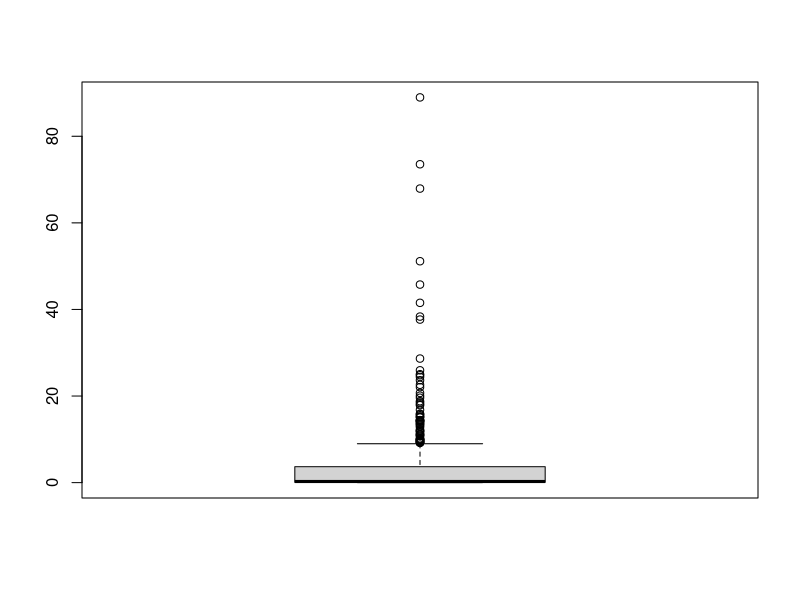
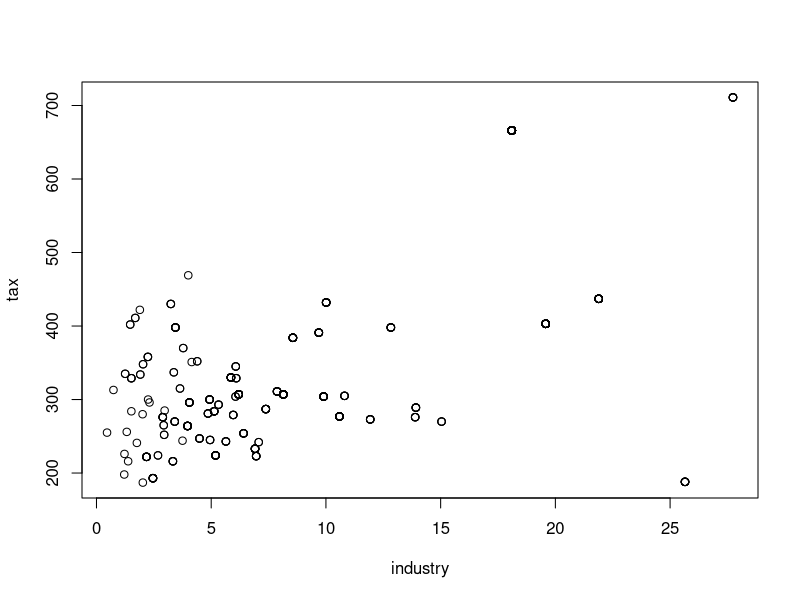
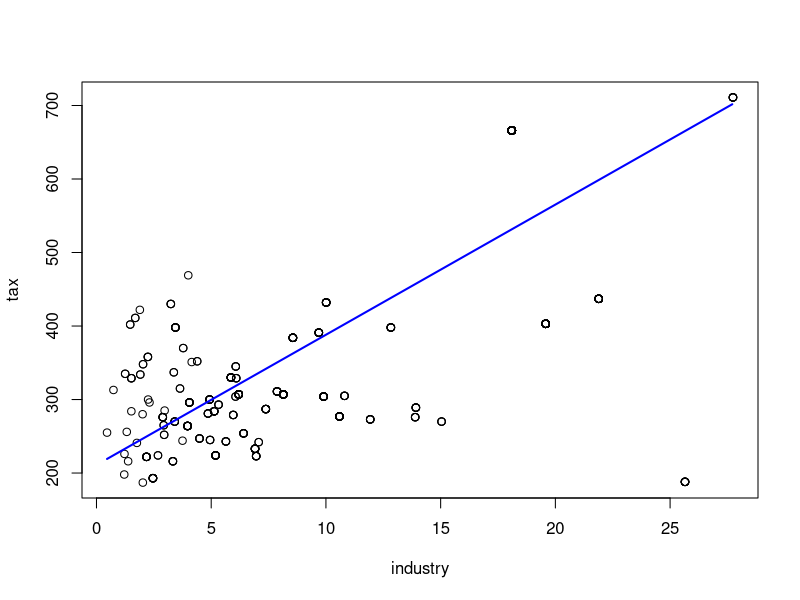
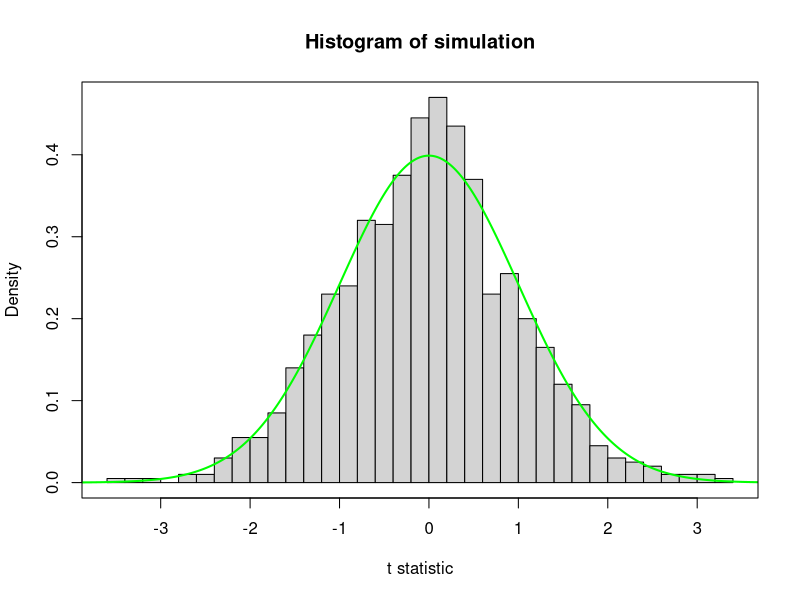
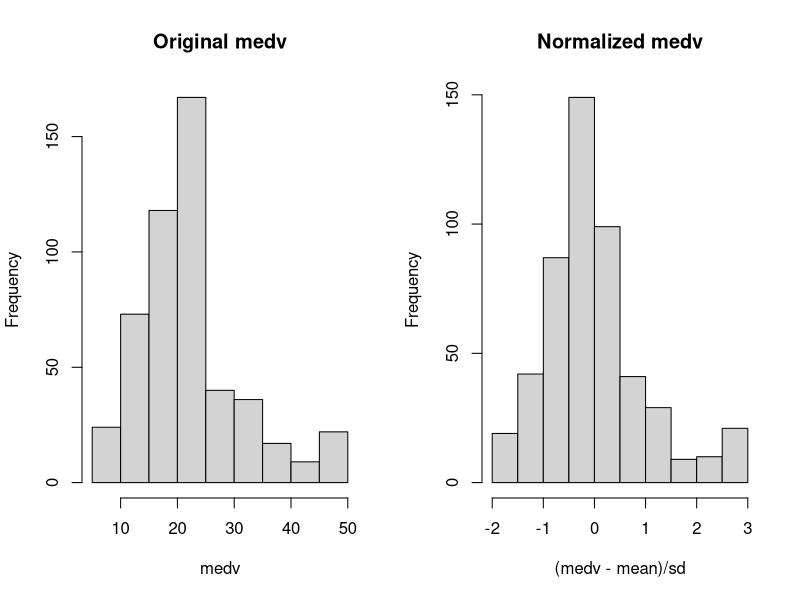

The R script that drew these images, in order:
## ---- chunk 1
# Call the help page of the command help
help(help)
## ---- chunk 2
x = 3
x

y = x
y

x = 5
x = x^2
x

z = x*y
z



## ---- chunk 3
  numeric_vec = c(1, 2, 3, 4, 5)
  char_vec = c("apple", "banana", "cherry")
  logical_vec = c(TRUE, FALSE, TRUE)
## ---- chunk 4
  A = matrix(1:9, nrow = 3)
## ---- chunk 5
  df = data.frame(
  ID = 1:3,
  Name = c("Alice", "Bob", "Charlie"),
  Score = c(90, 85, 88)
)
## ---- chunk 6
L = list(
  numbers = 1:5,
  words = c("hello", "world"),
  data = df
)
## ---- chunk 7
grades = factor(c("low", "medium", "high", "medium", "low"))
## ---- chunk 8
vec = c(3, 5, 7, 9, 11, 13, 15)
vec
## ---- chunk 9
help(seq)
## ---- chunk 10
vec2 = seq(3, 15, 2)
vec2
## ---- chunk 11
s = seq(from = 1, to = 10, length.out = 10)
s
## ---- chunk 12
a = c(1,2,3,4)
b = c(5,6,7,8)
a*b           # elementwise
a%*%b         # scalar product
## ---- chunk 13
vec[1:3]
vec[c(2:5,7)]
## ---- chunk 14
s = vec

sum = 0
for(i in 1:length(s)){
  sum=sum+s[i]
}
sum
## ---- chunk 15
i = 1
sum = 0
while(i<=length(s)){
  sum = sum + s[i]
  i = i+1
}
sum
## ---- chunk 16
name = function(argument1, argument2, argument3 = a,...){
  procedure
  return(result)
}
## ---- chunk 17
our_mean = function(x){
  result = sum(x)/length(x)
  return(result)
}

our_mean(a)
identical(our_mean(a), mean(a))
## ---- chunk 18
library(MASS)
Bost = Boston
## ---- chunk 19
View(Bost)
## ---- chunk 20
names(Bost)
## ---- chunk 21
summary(Bost)
## ---- chunk 22
mean(Bost[,1])
var(Bost[,1])
range(Bost[,1])
quantile(Bost[,1])
boxplot(Bost[,1])
## ---- chunk 23
cor(Bost$tax, Bost$indus)
## ---- chunk 24
plot(Bost$indus, Bost$tax, xlab = 'industry', ylab = 'tax')
## ---- chunk 25
result = lm(tax ~ indus, data = Bost)
## ---- chunk 26
summary(result)
## ---- chunk 27
x = seq(min(Bost[,"indus"]), max(Bost[,"indus"]), by = 0.05)
y = result$coefficients[1] + result$coefficients[2]*x
plot(Bost[,'indus'], Bost[,'tax'], xlim = range(Bost[,'indus']), ylim = range(Bost[,'tax']), xlab = 'industry', ylab = 'tax')
lines(x, y, lwd = 2, col = "blue")
## ---- chunk 28
set.seed(123)                   
x = rnorm(10, mean = 0, sd = 1)
x
## ---- chunk 29
x = runif(100)
u = rnorm(100, sd = 2)
y = 1 + 2*x + u
## ---- chunk 30
estim = lm(y~x)
coeff = estim$coefficients
covariance = vcov(estim)
## ---- chunk 31
t = (coeff[2]-2)/sqrt(covariance[2,2])
## ---- chunk 32
statistic = function(){
  x = runif(100)
  u = rnorm(100, sd = 2)
  y = 1 + 2*x + u
  estim = lm(y~x)
  coeff = estim$coefficients
  covariance = vcov(estim)
  t = (coeff[2]-2)/sqrt(covariance[2,2])
  return(t)
}
## ---- chunk 33
set.seed(123)
N_MC = 1000 # number of replications in the simulation
simulation = replicate(N_MC, statistic())
## ---- chunk 34
# empirical:
hist(simulation, breaks = 40, probability = T, xlab = "t statistic")

# theoretical:
x = seq(-5, 5, length.out = 10000)
y = dnorm(x, sd = 1)
lines(x, y, col = "green", lwd = 2)
box()
## ---- chunk 35
x = c(1:5)
y = seq(1,5)
x
y

## ---- chunk 36
x * y

## ---- chunk 37
A = matrix(1:9,  nrow = 3, byrow = TRUE)
B = matrix(10:18, nrow = 3, byrow = TRUE)
## ---- chunk 38
A %*% t(A)

## ---- chunk 39

row_sum = function(mat) {
  nr = nrow(mat)
  res = numeric(nr) # Create empty vector of length nr to fill up
  for (i in seq_len(nr)) {
    s = 0
    for (j in seq_len(ncol(mat))) {
      s = s + mat[i, j]
    }
    res[i] = s
  }
  res
}

col_sum = function(mat) {
  nc = ncol(mat)
  res = numeric(nc)
  for (j in seq_len(nc)) {
    s = 0
    for (i in seq_len(nrow(mat))) {
      s = s + mat[i, j]
    }
    res[j] = s
  }
  res
}

overall_mean = function(mat) {
  total = 0
  nr = nrow(mat)
  nc = ncol(mat)
  for (i in seq_len(nr)) {
    for (j in seq_len(nc)) {
      total = total + mat[i, j]
    }
  }
  total / (nr * nc)
}

# Test on A and B
A <- matrix(1:9, 3, 3)
B <- matrix(10:18, 3, 3)

row_sum(A)
col_sum(A)
overall_mean(A)

row_sum(B)
col_sum(B)
overall_mean(B)

## ---- chunk 40

trace_matrix = function(mat) {
  n = nrow(mat)
  tr = 0
  for (i in seq_len(n)) {
    tr = tr + mat[i, i]
  }
  tr
}

# Test on A and B
A <- matrix(1:9, 3, 3)
B <- matrix(10:18, 3, 3)

trace_matrix(A)
trace_matrix(B)

## ---- chunk 41
cumprod_loop = function(v) {
  n = length(v)
  out = numeric(n) # Create empty vector to store cumulative products
  p = 1
  for (i in seq_len(n)) {
    p = p * v[i]
    out[i] = p
  }
  out
}

# Test on x
cumprod_loop(x)
cumprod(x)  # built‐in function

## ---- chunk 42

max_vector_1 = function(a, b) {
  result = numeric(length(a))
  for (i in a) {
    if (a[i] >= b[i]) {
      result[i] <- a[i]
    } else {
      result[i] <- b[i]
    }
  }
  result
}


# Alternatively, we can use sapply(). sapply() takes a vector (or list) and applies 
# a given function to each element, simplifying the result to a vector (or list).
max_vector_2 = function(a, b) {
  sapply(a, function(i) max(a[i], b[i]))
}

# Test on x and y
max_vector_1(x, y)
max_vector_2(x, y)
pmax(x, y)  # built‐in function

## ---- chunk 43

normalize <- function(v) (v - mean(v)) / sd(v)
norm_medv <- normalize(Bost$medv)

par(mfrow = c(1, 2))
hist(Bost$medv, main = "Original medv", xlab = "medv")
hist(norm_medv, main = "Normalized medv", xlab = "(medv - mean)/sd")
par(mfrow = c(1, 1))
